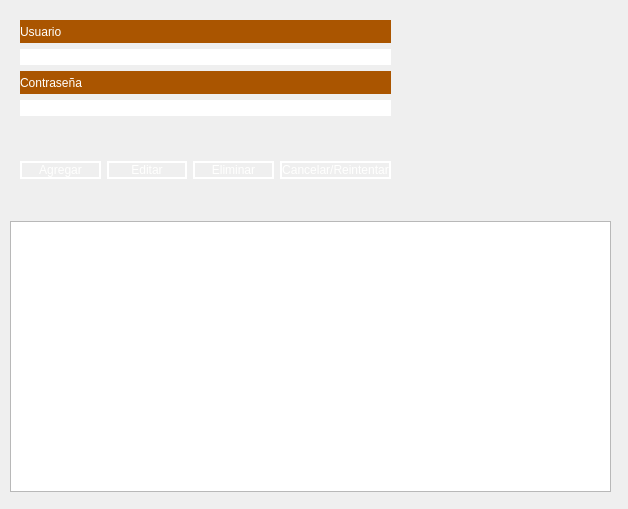
<?xml version="1.0" encoding="UTF-8"?>
<ui version="4.0">
 <class>PantallaUsuarios</class>
 <widget class="QWidget" name="PantallaUsuarios">
  <property name="enabled">
   <bool>true</bool>
  </property>
  <property name="geometry">
   <rect>
    <x>0</x>
    <y>0</y>
    <width>628</width>
    <height>509</height>
   </rect>
  </property>
  <property name="maximumSize">
   <size>
    <width>628</width>
    <height>509</height>
   </size>
  </property>
  <property name="windowTitle">
   <string>Form</string>
  </property>
  <property name="styleSheet">
   <string notr="true">background-image: url(:/fondo/imagen-llamativa-cintas-sobre-fondo-oscuro-generacion-ai_724548-22165.jpg);</string>
  </property>
  <widget class="QTableWidget" name="tablaUsuarios">
   <property name="geometry">
    <rect>
     <x>10</x>
     <y>221</y>
     <width>601</width>
     <height>271</height>
    </rect>
   </property>
   <property name="focusPolicy">
    <enum>Qt::NoFocus</enum>
   </property>
   <property name="accessibleName">
    <string/>
   </property>
   <property name="styleSheet">
    <string notr="true">color: rgb(255, 255, 255);
color: qlineargradient(spread:pad, x1:0, y1:0, x2:1, y2:0, stop:0 rgba(255, 178, 102, 255), stop:0.55 rgba(235, 148, 61, 255), stop:0.98 rgba(0, 0, 0, 255), stop:1 rgba(0, 0, 0, 0));</string>
   </property>
   <property name="editTriggers">
    <set>QAbstractItemView::NoEditTriggers</set>
   </property>
   <property name="selectionBehavior">
    <enum>QAbstractItemView::SelectRows</enum>
   </property>
  </widget>
  <widget class="QWidget" name="horizontalLayoutWidget">
   <property name="geometry">
    <rect>
     <x>20</x>
     <y>130</y>
     <width>371</width>
     <height>80</height>
    </rect>
   </property>
   <layout class="QHBoxLayout" name="horizontalLayout">
    <item>
     <widget class="QPushButton" name="btnAgregar">
      <property name="styleSheet">
       <string notr="true">QPushButton{
border-radius:10px;
font:12pt&quot;Arial&quot;;
color:rgb(255,255,254);
border:2px solid #ffffff;
}
QPushButton:hover{
border-radius:10px;
font:12pt&quot;Arial&quot;;
color: rgb(255,255,255);
border:2px solid rgb(120,0,171);
  background-color: rgb(170, 85, 0);
}
</string>
      </property>
      <property name="text">
       <string>Agregar</string>
      </property>
     </widget>
    </item>
    <item>
     <widget class="QPushButton" name="btnEditar">
      <property name="styleSheet">
       <string notr="true">QPushButton{
border-radius:10px;
font:12pt&quot;Arial&quot;;
color:rgb(255,255,254);
border:2px solid #ffffff;
}
QPushButton:hover{
border-radius:10px;
font:12pt&quot;Arial&quot;;
color: rgb(255,255,255);
border:2px solid rgb(120,0,171);
  background-color: rgb(170, 85, 0);
}

</string>
      </property>
      <property name="text">
       <string>Editar</string>
      </property>
     </widget>
    </item>
    <item>
     <widget class="QPushButton" name="btnEliminar">
      <property name="styleSheet">
       <string notr="true">QPushButton{
border-radius:10px;
font:12pt&quot;Arial&quot;;
color:rgb(255,255,254);
border:2px solid #ffffff;
}
QPushButton:hover{
border-radius:10px;
font:12pt&quot;Arial&quot;;
color: rgb(255,255,255);
border:2px solid rgb(120,0,171);
  background-color: rgb(170, 85, 0);
}
</string>
      </property>
      <property name="text">
       <string>Eliminar</string>
      </property>
     </widget>
    </item>
    <item>
     <widget class="QPushButton" name="btnCancelar">
      <property name="styleSheet">
       <string notr="true">QPushButton{
	color: rgb(127, 0, 190);
border-radius:10px;
font:12pt&quot;Arial&quot;;
color:rgb(255,255,254);
border:2px solid #ffffff;
}
QPushButton:hover{
border-radius:10px;
font:12pt&quot;Arial&quot;;
color: rgb(255,255,255);
border:2px solid rgb(120,0,171);
  background-color: rgb(170, 85, 0);
}
</string>
      </property>
      <property name="text">
       <string>Cancelar/Reintentar</string>
      </property>
     </widget>
    </item>
   </layout>
  </widget>
  <widget class="QLabel" name="label_3">
   <property name="geometry">
    <rect>
     <x>430</x>
     <y>10</y>
     <width>171</width>
     <height>181</height>
    </rect>
   </property>
   <property name="styleSheet">
    <string notr="true">image: url(:/fondo/perfil-de-usuario (1).png);</string>
   </property>
   <property name="text">
    <string/>
   </property>
  </widget>
  <widget class="QWidget" name="verticalLayoutWidget">
   <property name="geometry">
    <rect>
     <x>20</x>
     <y>20</y>
     <width>371</width>
     <height>96</height>
    </rect>
   </property>
   <layout class="QVBoxLayout" name="verticalLayout">
    <item>
     <widget class="QLabel" name="lblUsuarios">
      <property name="enabled">
       <bool>true</bool>
      </property>
      <property name="styleSheet">
       <string notr="true">QLabel{	
color:rgb(255,255,254);
font: 12pt&quot;Arial&quot;;
background-color: rgb(170, 85, 0);;
}</string>
      </property>
      <property name="text">
       <string>Usuario</string>
      </property>
     </widget>
    </item>
    <item>
     <widget class="QLineEdit" name="txtUsuario">
      <property name="styleSheet">
       <string notr="true">QLineEdit{
/*background-color:rgba(0,0,0);
border-radius:10px;
font:12pt&quot;Arial&quot;;
color:rgb(255,255,254);
border:2px solid rgb(255,255,255);*/
border-radius:10px;
font:12pt&quot;Arial&quot;;
color:rgb(255,255,254);


}

QLineEdit:hover{
/*background-color:rgba(0,0,0);
background-color: :rgba(12,12,12);
border-radius:10px;
font:12pt&quot;Arial&quot;;
border:2px solid rgb(120,0,171);*/

border-radius:10px;
font:12pt&quot;Arial&quot;;
/*color: rgb(255,255,255);*/
border:2px solid rgb(120,0,171);
  background-color: rgb(170, 85, 0);
}
QLineEdit:focus{
background-color:rgba(0,0,0);
border-radius:10px;
font:12pt&quot;Arial&quot;;
border:2px solid rgb(120,0,171);
}
</string>
      </property>
     </widget>
    </item>
    <item>
     <widget class="QLabel" name="lblContrasenia">
      <property name="styleSheet">
       <string notr="true">QLabel{	
color:rgb(255,255,254);
font: 12pt&quot;Arial&quot;;
background-color: rgb(170, 85, 0);;
}</string>
      </property>
      <property name="text">
       <string>Contraseña</string>
      </property>
     </widget>
    </item>
    <item>
     <widget class="QLineEdit" name="txtContrasenia">
      <property name="styleSheet">
       <string notr="true">QLineEdit{
/*background-color:rgba(0,0,0);
border-radius:10px;
font:12pt&quot;Arial&quot;;
color:rgb(255,255,254);
border:2px solid rgb(255,255,255);*/
border-radius:10px;
font:12pt&quot;Arial&quot;;
color:rgb(255,255,254);


}

QLineEdit:hover{
/*background-color:rgba(0,0,0);
background-color: :rgba(12,12,12);
border-radius:10px;
font:12pt&quot;Arial&quot;;
border:2px solid rgb(120,0,171);*/

border-radius:10px;
font:12pt&quot;Arial&quot;;
/*color: rgb(255,255,255);*/
border:2px solid rgb(120,0,171);
  background-color: rgb(170, 85, 0);
}
QLineEdit:focus{
background-color:rgba(0,0,0);
border-radius:10px;
font:12pt&quot;Arial&quot;;
border:2px solid rgb(120,0,171);
}
</string>
      </property>
     </widget>
    </item>
   </layout>
  </widget>
 </widget>
 <resources>
  <include location="recursos/image.qrc"/>
 </resources>
 <connections/>
</ui>
